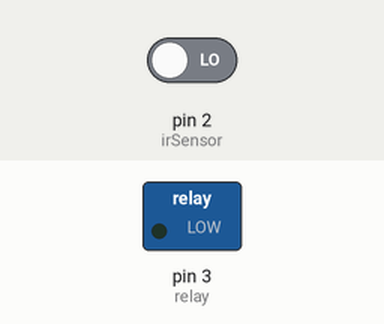
Recording of a sketch running on a simulated Arduino Uno, built with avr-gcc and run on an emulated ATmega328P. Shown: switched loads named in the sketch (green lamp = pin HIGH). The test bench sets the inputs (shaded band); at power-on: pin 2 (irSensor) LOW.

Above: at 1.2 s.
1.3 s: pin 2 (irSensor) driven HIGH
At 1.9 s:
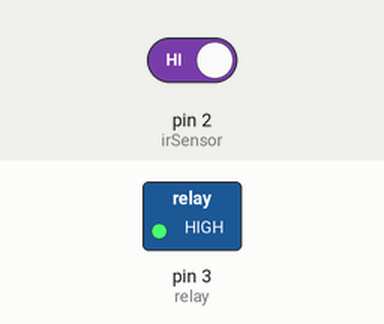
2.8 s: pin 2 (irSensor) driven LOW
At 3.1 s:
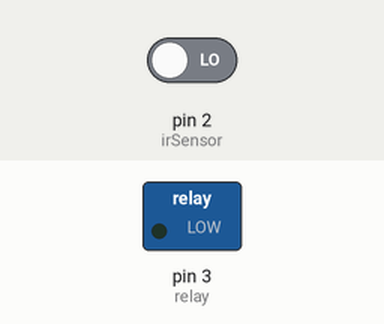
Timing chart, 0 to 5.8 s (numbered marks = the images above; inputs shaded):
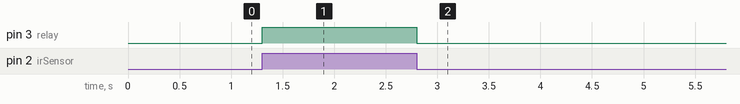

The sketch:

ir-light-control.ino
```cpp
// IR Based Light Control
int irSensor = 2;
int relay = 3;
void setup() {
  pinMode(irSensor, INPUT);
  pinMode(relay, OUTPUT);
}
void loop() {
  if (digitalRead(irSensor) == HIGH) digitalWrite(relay, HIGH);
  else digitalWrite(relay, LOW);
}
```

Measured:
- after the input at 1.3 s, pin 3 (relay): LOW → HIGH at once
- after the input at 2.8 s, pin 3 (relay): HIGH → LOW at once
